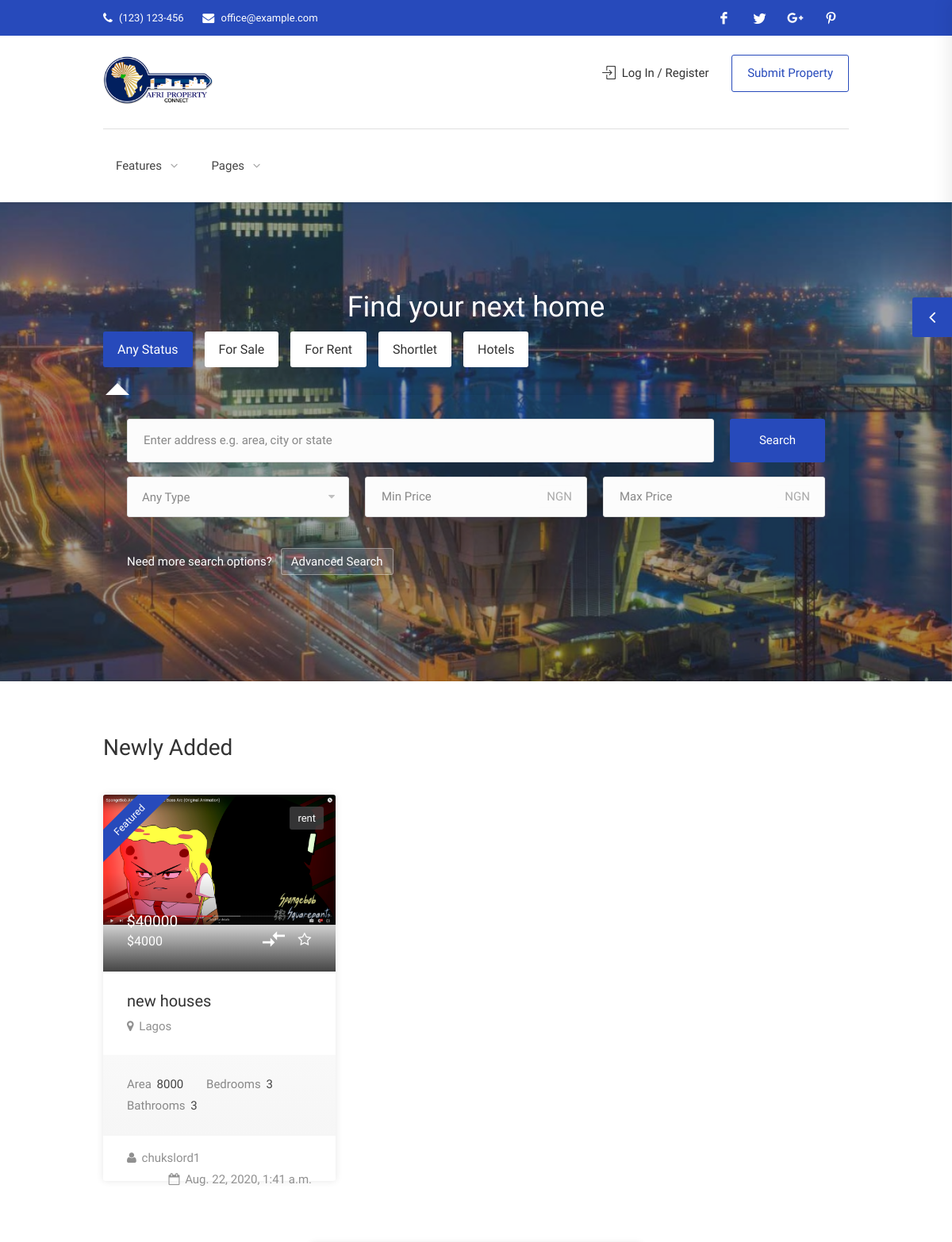
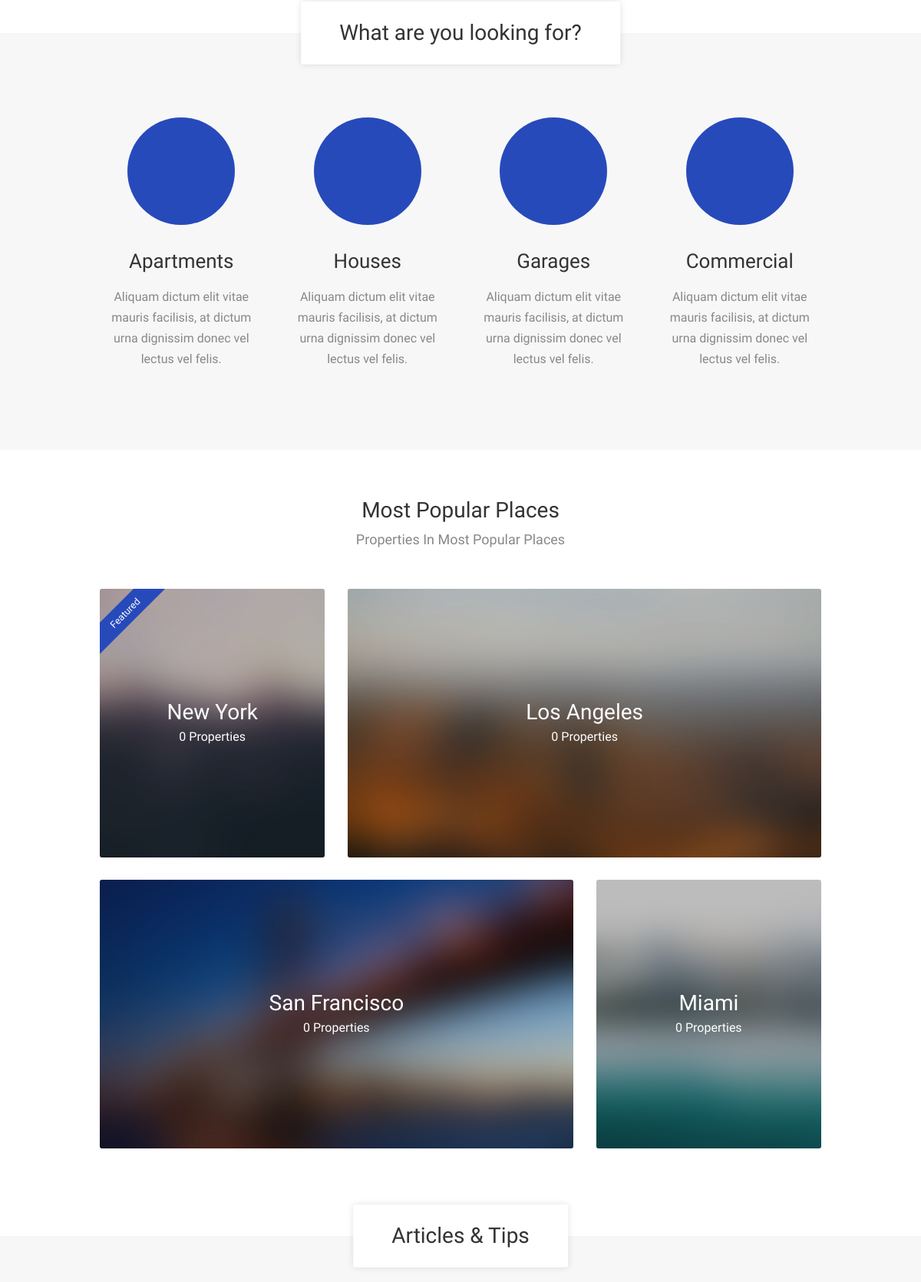
The page / (upper part) on the database its author committed (2 pictures, top to bottom).
### App/models.py (models this page shows, shortened)
class Property(models.Model):
    title=models.TextField(blank=True, null=True)
    answer = (
        ('Yes', 'Yes'),
        ('No', 'No'),
    )
    type= (
        ('Public', 'Public'),
        ('City', 'City'),
    )
    address=models.TextField(blank=True, null=True)
    date=models.DateTimeField(auto_now_add=True)
    category=models.TextField(blank=True, null=True)
    sale_type=models.TextField(blank=True, null=True)
    price=models.IntegerField(blank=True, null=True)
    price_per_unit = models.TextField(blank=True, null=True)
    image_1 = models.ImageField(blank=True, null=True)
    image_2 = models.ImageField(blank=True, null=True)
    image_3 = models.ImageField(blank=True, null=True)
    image_4 = models.ImageField(blank=True, null=True)
    image_5 = models.ImageField(blank=True, null=True)
    image_6 = models.ImageField(blank=True, null=True)
    image_7 = models.ImageField(blank=True, null=True)
    area = models.IntegerField(blank=True, null=True)
    rooms = models.IntegerField(blank=True, null=True)
    bedrooms = models.IntegerField(blank=True, null=True)
    bathrooms = models.IntegerField(blank=True, null=True)
    description = models.TextField(blank=True, null=True)
    phone = models.TextField(blank=True, null=True)
    email = models.TextField(blank=True, null=True)
    features = models.TextField(blank=True, null=True)
    building_age = models.IntegerField(blank=True, null=True)
    parking = models.TextField(blank=True, null=True)
    cooling = models.TextField(blank=True, null=True)
    heating = models.TextField(blank=True, null=True)
    sewer = models.CharField(max_length = 100, choices = type,blank=True, null=True)
    water = models.CharField(max_length = 100, choices = type,blank=True, null=True)
    exercise_room = models.CharField(max_length = 100, choices = answer,blank=True, null=True)
    storage_room = models.CharField(max_length = 100, choices = answer,blank=True, null=True)
    first_floor = models.ImageField(blank=True, null=True)
    first_floor_description = models.TextField(blank=True, null=True)
    second_floor = models.ImageField(blank=True, null=True)
    second_floor_description = models.TextField(blank=True, null=True)
    third_floor = models.ImageField(blank=True, null=True)
    third_floor_description = models.TextField(blank=True, null=True)
    video = models.FileField(blank=True, null=True)
    creator = models.TextField(blank=True, null=True)
    slug = models.SlugField()
    paginate_by = 2
    def get_absolute_url(self):
        return reverse("APP:details", kwargs={
            'slug': self.slug
        })

### App/views.py (the view, shortened to what this page needs)
# urls.py: path("", views.IndexListView.as_view(), name="index"),
class IndexListView(ListView):
    model = Property
    template_name = "index.html"
    def get_context_data(self, **kwargs):
        context = super(IndexListView, self).get_context_data(**kwargs)
        check_login=self.request.user
        context['houses'] = Property.objects.all()[:6]
        context['articles'] = Article.objects.all()[:3]
        context['newyork'] = Property.objects.filter(Q(address__icontains="newYork")).count()
        context['losangeles'] = Property.objects.filter(Q(address__icontains="losangeles")).count()
        context['sanfransisco'] = Property.objects.filter(Q(address__icontains="sanfransisco")).count()
        context['miami'] = Property.objects.filter(Q(address__icontains="miami")).count()
        if self.request.user.is_authenticated:
            context['compare'] = Comparison.objects.filter(creator=self.request.user)
        else:
            pass
        return context

### App/templates/index.html (shortened to what this page needs)
{% load static %}
<!DOCTYPE html>
<head>
 <link href="{% static 'css/style.css' %}" rel="stylesheet"/>
 <link href="{% static 'css/color.css' %}" rel="stylesheet"/>
</head>
<body>
 <div id="wrapper">
  <div class="compare-slide-menu">
   <div class="csm-trigger">
   </div>
  </div>
  <header id="header-container">
   <div id="top-bar">
    <div class="container">
     <div class="left-side">
      <ul class="top-bar-menu">
       <li>
        <i class="fa fa-phone">
        </i>
        (123) 123-456
       </li>
       <li>
        <i class="fa fa-envelope">
        </i>
        <a href="#">
         office@example.com
        </a>
       </li>
      </ul>
     </div>
     <div class="right-side">
      <ul class="social-icons">
       <li>
        <a class="facebook" href="#">
        </a>
       </li>
       <li>
        <a class="twitter" href="#">
        </a>
       </li>
       <li>
        <a class="gplus" href="#">
        </a>
       </li>
       <li>
        <a class="pinterest" href="#">
        </a>
       </li>
      </ul>
     </div>
    </div>
   </div>
   <div id="header">
    <div class="container">
     <div class="left-side">
      <div id="logo">
       <a href="index.html">
        <img alt="" src="{% static 'images/logo.png' %}"/>
       </a>
      </div>
      <nav class="style-1" id="navigation">
       <ul id="responsive">
        <li>
         <a href="#">
          Features
         </a>
        </li>
        <li>
         <a href="#">
          Pages
         </a>
        </li>
       </ul>
      </nav>
      <div class="clearfix">
      </div>
     </div>
     <div class="right-side">
      <div class="header-widget">
        {% if user.is_authenticated %}
        <a class="sign-in" onclick="window.location.href='logout.html'">
         <i class="fa fa-user">
         </i>
         Logout
        </a>
        {% else %}
       <a class="sign-in" href="login-register.html">
        <i class="fa fa-user">
        </i>
        Log In / Register
       </a>
       {% endif %}
       <a class="button border" href="submit-property.html">
        Submit Property
       </a>
      </div>
     </div>
    </div>
   </div>
  </header>
  <div class="parallax" data-background="{% static 'images/lagos.jpg' %}" data-color="#36383e" data-color-opacity="0.45" data-img-height="1600" data-img-width="2500">
   <div class="parallax-content">
    <div class="container">
     <div class="row">
      <div class="col-md-12">
       <div class="main-search-container">
        <h2>
         Find your next home
        </h2>
         <div class="search-type">
          <label class="active">
           Any Status
          </label>
          <label>
           For Sale
          </label>
          <label>
           For Rent
          </label>
          <label>
           Shortlet
          </label>
          <label>
           Hotels
          </label>
          <div class="search-type-arrow">
          </div>
         </div>
         <div class="main-search-box">
          <div class="main-search-input larger-input">
           <input class="ico-01" id="myInput" placeholder="Enter address e.g. area, city or state" name="search" type="text" value="">
            <button class="button" type="submit" onclick="showOutput()">
             Search
            </button>
          </div>
          <div class="row with-forms">
           <div class="col-md-4">
            <select class="chosen-select-no-single" name="category" id="myInput2">
             <option value="">
              Any Type
             </option>
            </select>
           </div>
           <div class="col-md-4">
            <div class="select-input">
             <input data-unit="NGN" placeholder="Min Price" name="min_price" type="text"/>
            </div>
           </div>
           <div class="col-md-4">
            <div class="select-input">
             <input data-unit="NGN" id="myInput3" placeholder="Max Price" name="max_price" type="text"/>
            </div>
           </div>
          </div>
          <div class="adv-search-btn">
           Need more search options?
           <a href="listings-list-full-width.html">
            Advanced Search
           </a>
          </div>
         </div>
       </div>
      </div>
     </div>
    </div>
   </div>
  </div>
  <div class="container">
   <div class="row">
    <div class="col-md-12">
     <h3 class="headline margin-bottom-25 margin-top-65">
      Newly Added
     </h3>
    </div>
    <div class="col-md-12">
     <div class="carousel">
      {% for house in houses %}
      <div class="carousel-item">
       <div class="listing-item">
        <a class="listing-img-container" href="{{house.get_absolute_url}}">
         <div class="listing-badges">
          <span class="featured">
           Featured
          </span>
          <span>
            {% if house.sale_type %}
           {{house.sale_type}}
           {% endif %}
          </span>
         </div>
         <div class="listing-img-content">
          <span class="listing-price">
           ${{house.price}}
           <i>
            ${{house.price_per_unit}}
           </i>
          </span>
          <span class="like-icon with-tip" data-tip-content="Add to Bookmarks">
          </span>
          <form method="GET">
          <button class="compare-button" type="submit">
          </button>
        </form>
         </div>
         <div class="listing-carousel">
          <div>
            {% if house.image_1 %}
           <img alt="" src="{{house.image_1.url}}"/>
           {% else %}
           <img alt="" src="{% static 'images/listing-01c.jpg' %}"/>
           {% endif %}
          </div>
         </div>
        </a>
        <div class="listing-content">
         <div class="listing-title">
          <h4>
           <a href="{{house.get_absolute_url}}">
            {{house.title}}
           </a>
          </h4>
          <a class="listing-address popup-gmaps" href="https://maps.google.com/maps?q=221B+Baker+Street,+London,+United+Kingdom&amp;hl=en&amp;t=v&amp;hnear=221B+Baker+St,+London+NW1+6XE,+United+Kingdom">
           {{house.address}}
          </a>
         </div>
         <ul class="listing-features">
          <li>
           Area
           <span>
          {{house.area}}
           </span>
          </li>
          <li>
           Bedrooms
           <span>
            {{house.bedrooms}}
           </span>
          </li>
          <li>
           Bathrooms
           <span>
            {{house.bathrooms}}
           </span>
          </li>
         </ul>
         <div class="listing-footer">
          <a href="#">
           <i class="fa fa-user">
           </i>
           {{house.creator}}
          </a>
          <span>
           <i class="fa fa-calendar-o">
           </i>
           {{house.date}}
          </span>
         </div>
        </div>
       </div>
      </div>
      {% endfor %}
     </div>
    </div>
   </div>
  </div>
  <section class="fullwidth margin-top-105" data-background-color="#f7f7f7">
   <h3 class="headline-box">
    What are you looking for?
   </h3>
   <div class="container">
    <div class="row">
     <div class="col-md-3 col-sm-6">
      <div class="icon-box-1">
       <div class="icon-container">
        <i class="im im-icon-Office">
        </i>
       </div>
       <h3>
        Apartments
       </h3>
       <p>
        Aliquam dictum elit vitae mauris facilisis, at dictum urna dignissim donec vel lectus vel felis.
       </p>
      </div>
     </div>
     <div class="col-md-3 col-sm-6">
      <div class="icon-box-1">
       <div class="icon-container">
        <i class="im im-icon-Home-2">
        </i>
       </div>
       <h3>
        Houses
       </h3>
       <p>
        Aliquam dictum elit vitae mauris facilisis, at dictum urna dignissim donec vel lectus vel felis.
       </p>
      </div>
     </div>
     <div class="col-md-3 col-sm-6">
      <div class="icon-box-1">
       <div class="icon-container">
        <i class="im im-icon-Car-3">
        </i>
       </div>
       <h3>
        Garages
       </h3>
       <p>
        Aliquam dictum elit vitae mauris facilisis, at dictum urna dignissim donec vel lectus vel felis.
       </p>
      </div>
     </div>
     <div class="col-md-3 col-sm-6">
      <div class="icon-box-1">
       <div class="icon-container">
        <i class="im im-icon-Clothing-Store">
        </i>
       </div>
       <h3>
        Commercial
       </h3>
       <p>
        Aliquam dictum elit vitae mauris facilisis, at dictum urna dignissim donec vel lectus vel felis.
       </p>
      </div>
     </div>
    </div>
   </div>
  </section>
  <div class="container">
   <div class="row">
    <div class="col-md-12">
     <h3 class="headline centered margin-bottom-35 margin-top-10">
      Most Popular Places
      <span>
       Properties In Most Popular Places
      </span>
     </h3>
    </div>
    <div class="col-md-4">
     <a class="img-box" data-background-image="images/popular-location-01.jpg" href="listings-list-with-sidebar.html">
      <div class="listing-badges">
       <span class="featured">
        Featured
       </span>
      </div>
      <div class="img-box-content visible">
       <h4>
        New York
       </h4>
       <span>
        {{newyork}} Properties
       </span>
      </div>
     </a>
    </div>
    <div class="col-md-8">
     <a class="img-box" data-background-image="images/popular-location-02.jpg" href="listings-list-with-sidebar.html">
      <div class="img-box-content visible">
       <h4>
        Los Angeles
       </h4>
       <span>
        {{losangeles}} Properties
       </span>
      </div>
     </a>
    </div>
    <div class="col-md-8">
     <a class="img-box" data-background-image="images/popular-location-03.jpg" href="listings-list-with-sidebar.html">
      <div class="img-box-content visible">
       <h4>
        San Francisco
       </h4>
       <span>
        {{sanfransisco}} Properties
       </span>
      </div>
     </a>
    </div>
    <div class="col-md-4">
     <a class="img-box" data-background-image="images/popular-location-04.jpg" href="listings-list-with-sidebar.html">
      <div class="img-box-content visible">
       <h4>
        Miami
       </h4>
       <span>
        {{miami}} Properties
       </span>
      </div>
     </a>
    </div>
   </div>
  </div>
  <section class="fullwidth margin-top-95 margin-bottom-0">
   <h3 class="headline-box">
    Articles &amp; Tips
   </h3>
  </section>
 </div>
</body>

### App/static/css/color.css (style rules this page uses)
.csm-trigger, .csm-content h4, #backtotop a, #top-bar { background-color: #274abb }
.user-menu ul li a:hover, .user-menu.active .user-name:after, .user-menu:hover .user-name:after, .user-menu.active .user-name, .user-menu:hover .user-name, table.manage-table td.action a:hover, table.manage-table .title-container .title h4 a:hover, .my-account-nav li a.current, .my-account-nav li a:hover, #footer .social-icons li a:hover i, #navigation.style-1 .current, #posts-nav li a:hover, #top-bar .social-icons li a:hover i, .agent .social-icons li a:hover i, .agent-contact-details li a:hover, .agent-page .agent-name h4, .footer-links li a:hover, .header-style-2 .header-widget li i, .header-widget .sign-in:hover, .home-slider-desc .read-more i, .info-box, .info-box h4, .listing-title h4 a:hover, .map-box h4 a:hover, .plan-price .value, .plan.featured .listing-badges .featured, .post-content a.read-more, .post-content h3 a:hover, .post-meta li a:hover, .property-pricing, .style-2 .trigger a:hover, .style-2 .trigger.active a, .style-2 .ui-accordion .ui-accordion-header-active, .style-2 .ui-accordion .ui-accordion-header-active:hover, .style-2 .ui-accordion .ui-accordion-header:hover, .tabs-nav li a:hover, .tabs-nav li.active a, .testimonial-author h4, .widget-button:hover, .widget-text h5 a:hover, a, a.button.border, a.button.border.white:hover { color: #274abb }
.checkboxes input[type=checkbox]:checked+label:before, .range-slider .ui-widget-header, .search-type label.active, .search-type label:hover { background-color: #274abb }
.listing-img-container:after { background: linear-gradient(to bottom, transparent 60%, #274abb) }
.listing-badges .featured { background-color: #274abb }
.chosen-container .chosen-results li.highlighted, .chosen-container-multi .chosen-choices li.search-choice, .select-options li:hover, a.button, a.button.border:hover, button.button, input[type=button], input[type=submit] { background-color: #274abb }
a.button.border { border: 1px solid #274abb }
.icon-box-1 .icon-container { background-color: #274abb }

### rows shown on the page
Property: sale_type "rent", price "40000", price_per_unit "4000", image_1 (picture), title "new houses", address "Lagos", area "8000", bedrooms "3", bathrooms "3", creator "chukslord1", date "Aug. 22, 2020, 1:41 a.m."

### other values the page prints
{{ newyork }} "0"
{{ losangeles }} "0"
{{ sanfransisco }} "0"
{{ miami }} "0"
